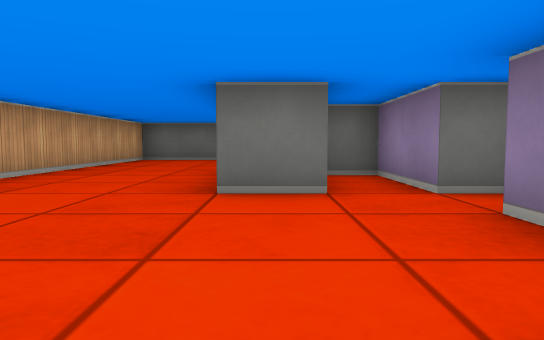
[1] (above)

15 first-person views from a walk through a cub3D maze. The camera is about half as high as the walls, tilts 4° down and sees 70° across. The floor is counted in squares. Each view is taken from the middle of a square. On the plan, view 1 faces up. The plan holds only what a view shows up to about 9 squares ahead; the rest is blank. The place goes on beyond the plan.

[2]
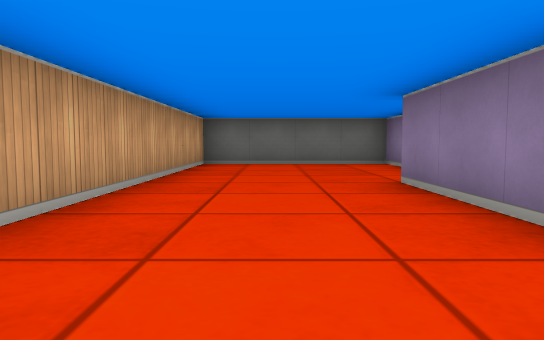

[3]
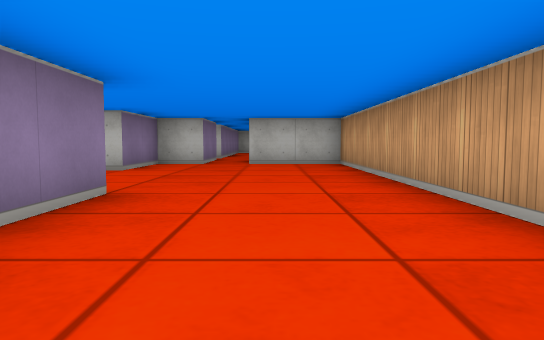

[4]
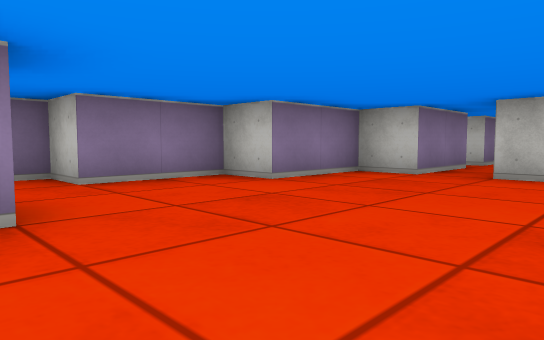

[5]
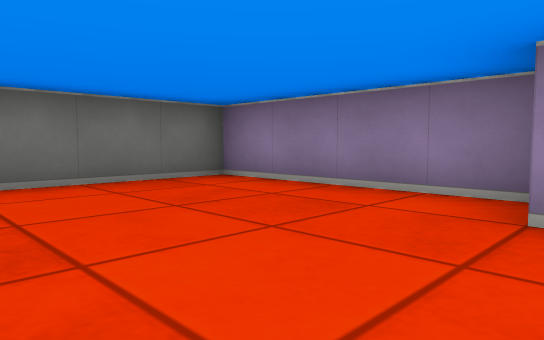

[6]
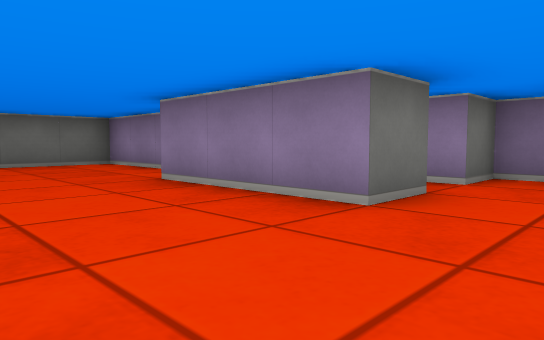

[7]
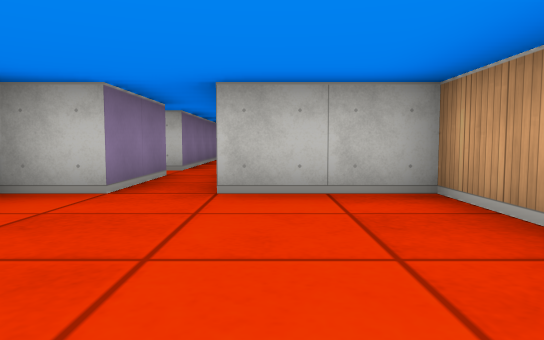

[8]
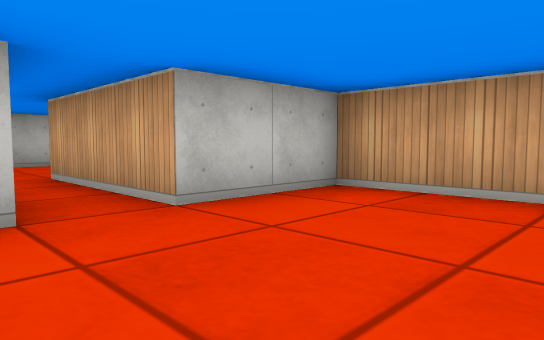

[9]
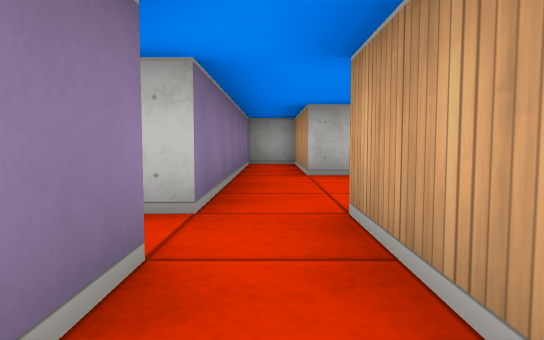

[10]
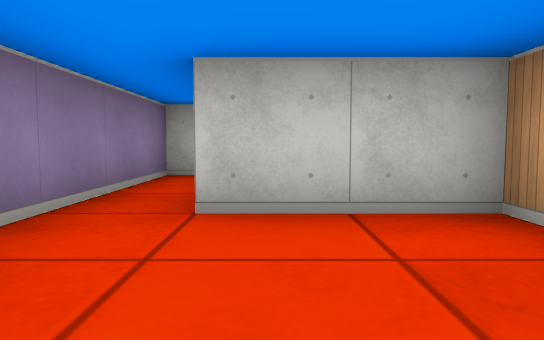

[11]
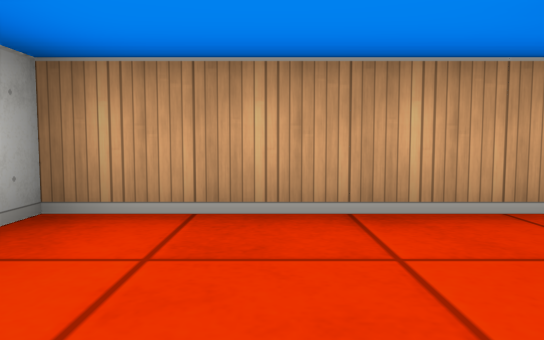

[12]
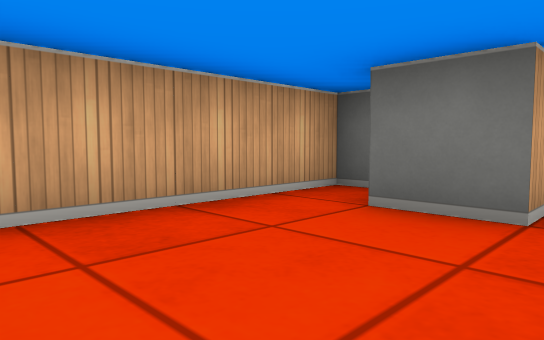

[13]
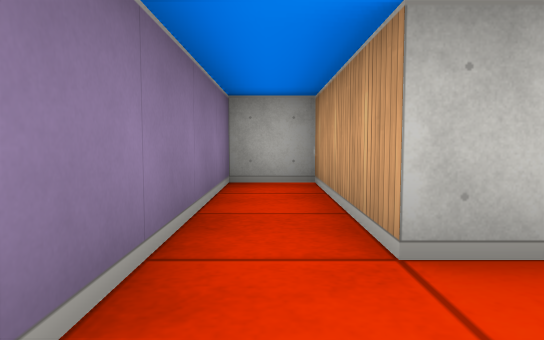

[14]
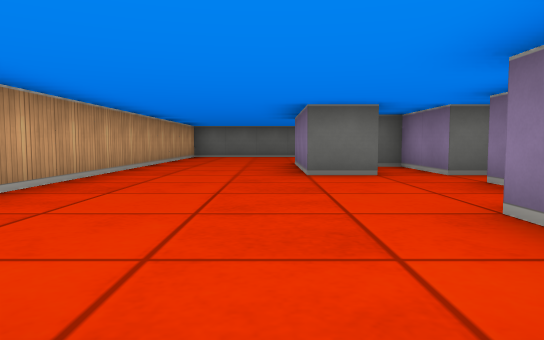

[15]
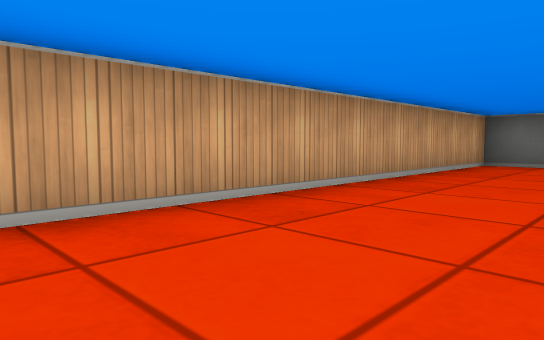

### Floor plan
Points are (right, up) in squares from view 1. A wall is a line through its corners. A room is listed if a view was taken in it or the views show most of it. See-through windows are left out.
Room 1 (views 1, 2, 3, 4, 5, 6, 7, 8, 15)
walls: (0.6, 3.5) (-0.5, 3.5) (-0.5, 6.5); (0.5, 6.6) (0.5, 10.5) (-3.5, 10.5) (-3.5, -1.5) (-1.5, -1.5); (-0.5, -1.5) (0.5, -1.5) (0.5, 0.5) (1.5, 0.5) (1.5, 2.5) (2.5, 2.5) (2.5, 3.5) (1.5, 3.5) (1.5, 5.5) (0.8, 5.5)
ways out: opening at (-1, -2.5) to room 2
Room 2 (views 9, 10, 11, 12, 13, 14)
walls: (-3, -3.5) (-3.5, -3.5) (-3.5, -7.5) (-1.5, -7.5) (-1.5, -10.5) (-0.5, -10.5) (-0.5, -4.5) (-0.1, -4.5); (-0.5, -3.5) (-0.5, -1.5); (-1.5, -1.5) (-1.5, -4.5) (-2.5, -4.5)
ways out: opening at (-1, -2.5) to room 1; opening at (0, -4)

Where each view was taken, in squares from view 1:
view 1: 0 up, 0 right, facing up
view 2: 2 up, 2 left, facing up
view 3: 7 up, 2 left, facing down
view 4: 4 up, 3 left, facing down-right
view 5: 6 up, 3 left, facing up-right
view 6: 2 up, 3 left, facing up-right
view 7: 2 up, 2 left, facing down
view 8: 1 up, 0 right, facing down-left
view 9: 2 down, 1 left, facing down
view 10: 5 down, 2 left, facing down
view 11: 6 down, 1 left, facing left
view 12: 7 down, 1 left, facing up-left
view 13: 6 down, 1 left, facing down
view 14: 2 down, 1 left, facing up
view 15: 2 up, 1 left, facing up-left
